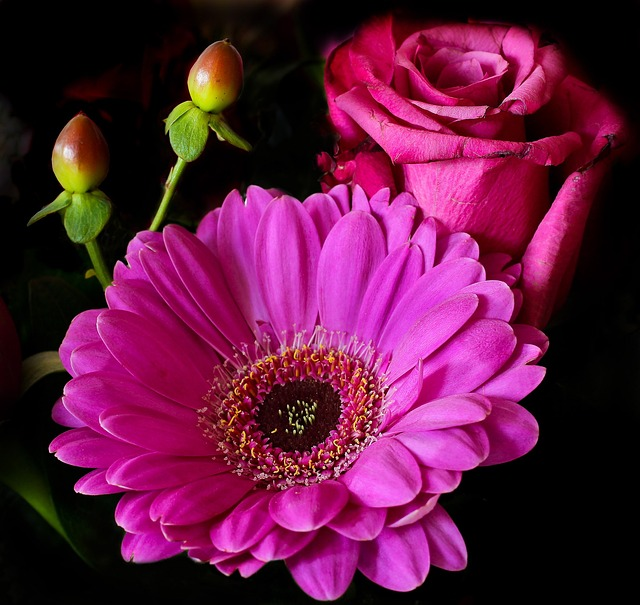
#> input picture dwt/1/flower-344109_640 (1).jpg, 640 x 605 px, found by its file name; its folder holds only this picture in this run
$ python a.py
#> lines starting #> are read from the running program, lines starting #| are printed output that depends on the picture
import numpy as np
import pywt
import matplotlib.pyplot as plt
from PIL import Image
import os

# 配置参数
IMAGE_DIR = 'C:/Users\RT\Desktop\DRCNN\dwt/1'  # 自然图像库路径
NOISE_IMAGE_SIZE = 512  # 噪声图像尺寸
WAVELET = 'sym5'  # 小波基类型


def calculate_energy(image):
    """计算单张图像各方向能量"""
    coeffs = pywt.dwt2(image, WAVELET)
    _, (LH, HL, HH) = coeffs

    # 计算各方向能量（按面积归一化）
    m, n = LH.shape
    E_LH = np.sum(LH ** 2) / (m * n)
    E_HL = np.sum(HL ** 2) / (m * n)
    E_HH = np.sum(HH ** 2) / (m * n)

    return E_LH, E_HL, E_HH


# 初始化累加器
total_E_LH, total_E_HL, total_E_HH = 0, 0, 0
img_count = 0

# 处理自然图像库
for filename in os.listdir(IMAGE_DIR):
    if filename.lower().endswith(('png', 'jpg', 'jpeg')):
        try:
            # 读取并转为灰度图
            img = Image.open(os.path.join(IMAGE_DIR, filename)).convert('L')
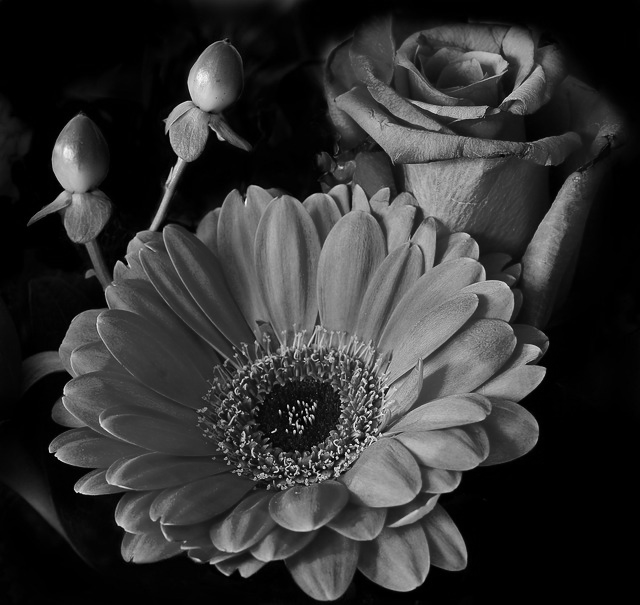
#> img: PIL image 640x605 L; min 0, max 252, mean 50.8
            img_array = np.array(img)

            # 累计能量
            E_LH, E_HL, E_HH = calculate_energy(img_array)
#> in calculate_energy, `_, (LH, HL, HH) = coeffs`:
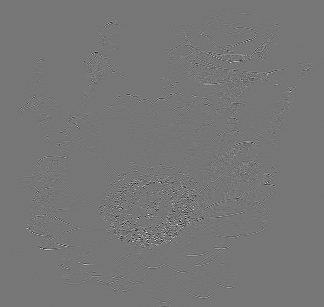
#> LH: shape (307, 324) float64; min -149.8, max 170.6, mean 0; drawn with min black and max white
#> in calculate_energy, `_, (LH, HL, HH) = coeffs`:
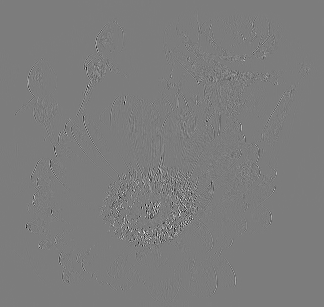
#> HL: shape (307, 324) float64; min -159.4, max 166.4, mean 0; drawn with min black and max white
#> in calculate_energy, `_, (LH, HL, HH) = coeffs`:
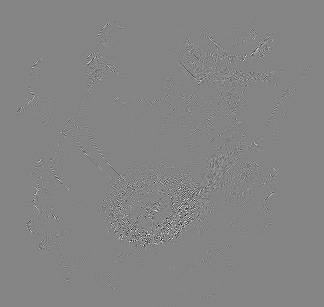
#> HH: shape (307, 324) float64; min -92.48, max 84.69, mean 0; drawn with min black and max white
#> in calculate_energy, `E_LH = np.sum(LH ** 2) / (m * n)`: E_LH = 74.47
#> in calculate_energy, `E_HL = np.sum(HL ** 2) / (m * n)`: E_HL = 101.8
#> in calculate_energy, `E_HH = np.sum(HH ** 2) / (m * n)`: E_HH = 30.82
#> E_LH = 74.47; E_HL = 101.8; E_HH = 30.82
            total_E_LH += E_LH
#> total_E_LH = 74.47
            total_E_HL += E_HL
#> total_E_HL = 101.8
            total_E_HH += E_HH
#> total_E_HH = 30.82
            img_count += 1
        except Exception as e:
            print(f"Error processing {filename}: {str(e)}")

# 计算平均能量
avg_E_LH = total_E_LH / img_count
#> avg_E_LH = 74.47
avg_E_HL = total_E_HL / img_count
#> avg_E_HL = 101.8
avg_E_HH = total_E_HH / img_count
#> avg_E_HH = 30.82

# 归一化为比例
total = avg_E_LH + avg_E_HL + avg_E_HH
#> total = 207.1
natural_ratio = np.array([avg_E_LH / total, avg_E_HL / total, avg_E_HH / total])
#> natural_ratio = [0.36, 0.492, 0.149]

# 生成噪声图像
noise_img = np.random.normal(0, 50, (NOISE_IMAGE_SIZE, NOISE_IMAGE_SIZE))
E_LH_n, E_HL_n, E_HH_n = calculate_energy(noise_img)
noise_total = E_LH_n + E_HL_n + E_HH_n
noise_ratio = np.array([E_LH_n / noise_total, E_HL_n / noise_total, E_HH_n / noise_total])

# 可视化雷达图
labels = ['Horizontal', 'Vertical', 'Diagonal']
angles = np.linspace(0, 2 * np.pi, len(labels), endpoint=False).tolist()

fig = plt.figure(figsize=(10, 6))
ax = fig.add_subplot(111, polar=True)

# 绘制自然图像分布
values = natural_ratio.tolist() + [natural_ratio[0]]
#> values = [0.36, 0.492, 0.149, 0.36]
ax.plot(angles + angles[:1], values, 'b-', label='Natural Images')
ax.fill(angles + angles[:1], values, 'b', alpha=0.1)

# 绘制噪声图像分布
values = noise_ratio.tolist() + [noise_ratio[0]]
ax.plot(angles + angles[:1], values, 'r--', label='Noise Image')
ax.fill(angles + angles[:1], values, 'r', alpha=0.1)

# 设置图形参数
ax.set_theta_offset(np.pi / 2)
ax.set_theta_direction(-1)
ax.set_rlabel_position(30)
plt.yticks([0.2, 0.4, 0.6, 0.8], color="grey", size=7)
plt.ylim(0, 1)
ax.set_xticks(angles)
ax.set_xticklabels(labels)
ax.legend(loc='upper right')
plt.title("Directional Energy Distribution Comparison", pad=20)

plt.show()
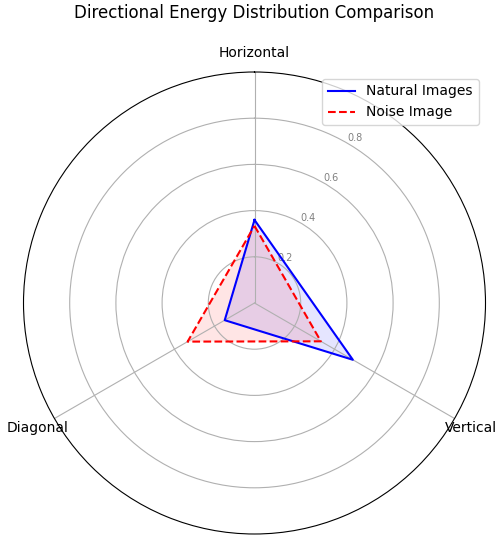
#> figure drawn by matplotlib, 1 panel

# 打印数值结果
print(f"Natural Image Ratios (LH:HL:HH): {natural_ratio.round(2)}")
#| Natural Image Ratios (LH:HL:HH): [0.36 0.49 0.15]
print(f"Noise Image Ratios (LH:HL:HH): {noise_ratio.round(2)}")
